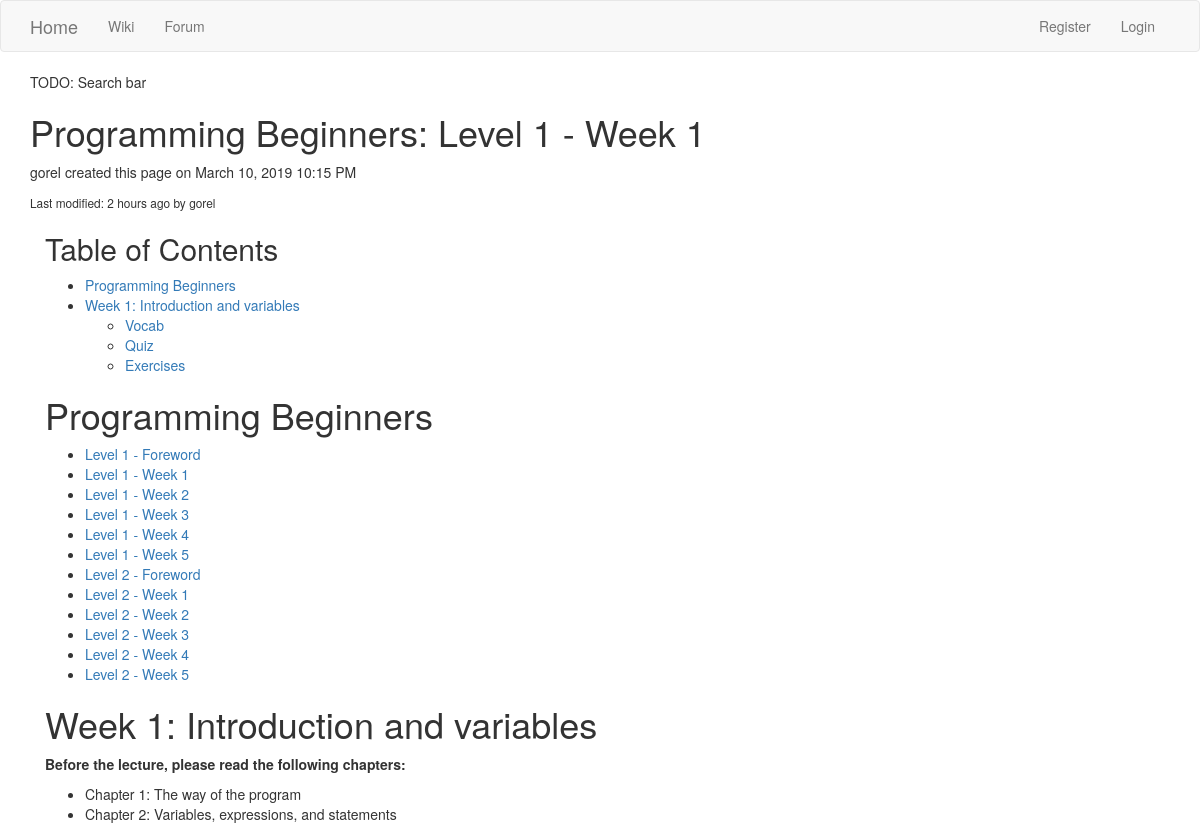
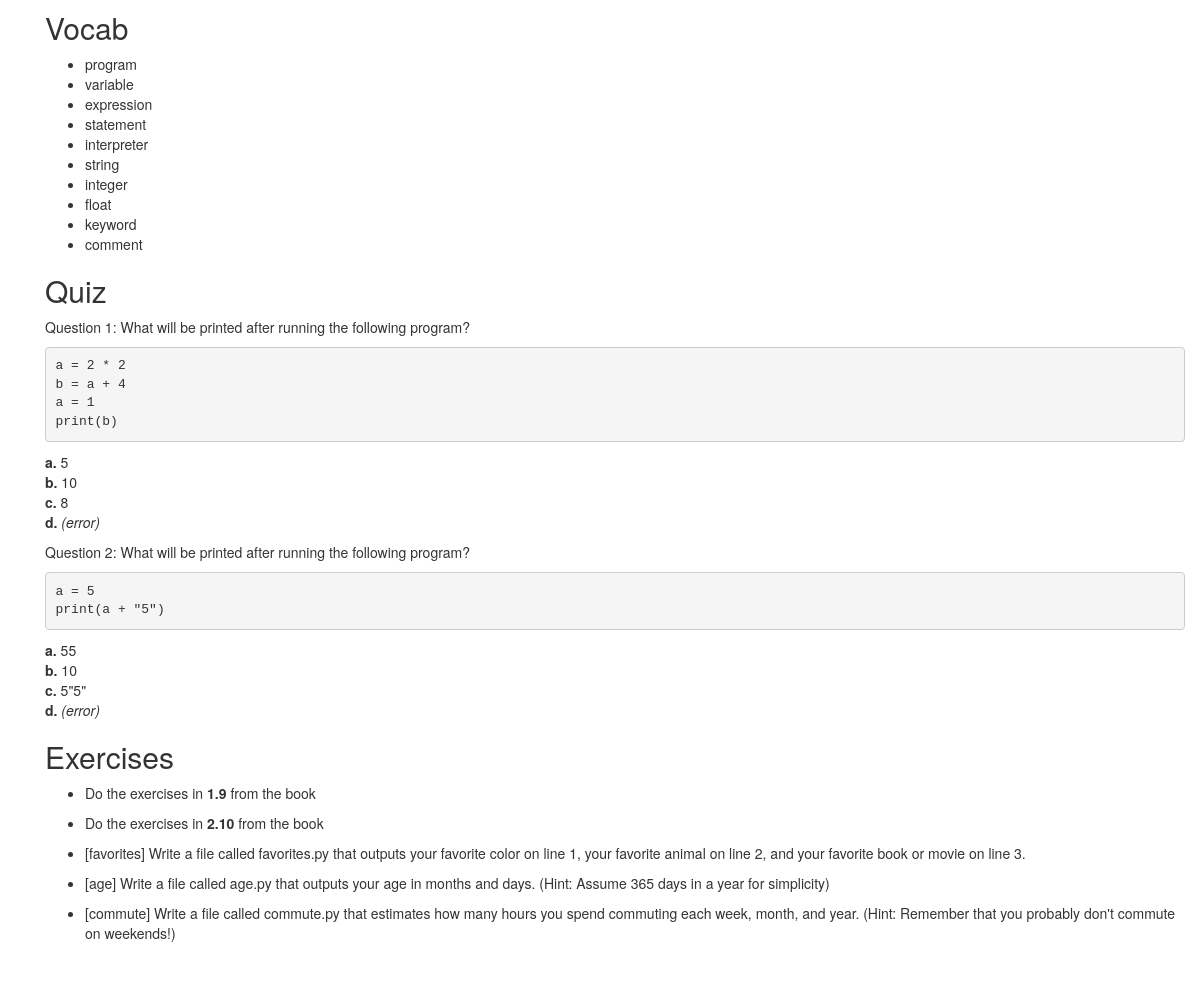
Page /wiki/programming-beginners-level-1-week-1 on the committed database (2 pictures, top to bottom).
### personal_site/wiki/models.py (models this page shows, shortened)
class WikiPage(db.Model):
    id = db.Column(db.Integer, primary_key=True)
    idname = db.Column(db.String(64), index=True, unique=True)
    name = db.Column(db.String(64))
    content = db.Column(db.Text)
    created_at = db.Column(db.DateTime)
    last_modified_at = db.Column(db.DateTime)
    creator_id = db.Column(db.Integer, db.ForeignKey("user.id"))
    creator = db.relationship("User", foreign_keys=[creator_id])
    last_editor_id = db.Column(db.Integer, db.ForeignKey("user.id"))
    last_editor = db.relationship("User", foreign_keys=[last_editor_id])
    views = db.Column(db.Integer)
    @property
    def html(self):
        content_with_toc = "\n".join([
            "<h2>Table of Contents</h2>",
            "[TOC]",
            "",
            self.content,
        ])
        return MD.convert(content_with_toc)
    @classmethod
    def get_by_idname_or_404(cls, idname):
        return cls.query.filter_by(idname=idname).first_or_404()

### personal_site/auth/models.py (models this page shows, shortened)
class User(db.Model, flask_login.UserMixin):
    id = db.Column(db.Integer, primary_key=True)
    username = db.Column(db.String(64))
    email = db.Column(db.String(64), index=True, unique=True)
    pw_hash = db.Column(db.String(64))
    email_verified = db.Column(db.Boolean)
    is_admin = db.Column(db.Boolean)
    pw_reset = db.relationship(PasswordReset, backref="user")

### personal_site/wiki/controllers.py (the view)
@wiki.route("/<page_idname>")
def view(page_idname):
    page = models.WikiPage.get_by_idname_or_404(page_idname)
    page.views += 1
    db.session.commit()
    return flask.render_template("wiki/view.html", page=page)

### personal_site/templates/wiki/view.html (shortened to what this page needs)
{% extends "wiki/base.html" %}
{% block wiki_content %}
    <div class="row">
        <h1>
            {{ page.name }}
        </h1>
        <p>{{ page.creator.username }} created this page on {{ moment(page.created_at).format("LLL") }}</p>
        <small>Last modified: {{ moment(page.last_modified_at).fromNow() }} by {{ page.last_editor.username }}</small>
        <div class="container">
            {{ page.html|safe }}
        </div>
{% endblock %}

### rows in the picture
WikiPage: name "Programming Beginners: Level 1 - Week 1", created_at "March 10, 2019 10:15 PM", last_modified_at "2 hours ago", html "Table of Contents Programming Beginners Week 1: Introduction and variables Vocab Quiz Exercises Programming Beginners Level 1 - Foreword Level 1 - Week 1 Level 1 - Week 2 Level 1 - Week 3 Level 1 - Week 4 Level 1 - Week 5 Level 2 - Foreword Level 2 - Week 1 Level 2 - Week 2 Level 2 - Week 3 Level 2 - Week 4 Level 2 - Week 5 Week 1: Introduction and variables Before the lecture, please read the following chapters: Chapter 1: The way of the program Chapter 2: Variables, expressions, and statements Vocab program variable expression statement interpreter string integer float keyword comment Quiz Question 1: What will be printed after running the following program? a = 2 * 2 b = a + 4 a = 1…"
User: creator.username "gorel", last_editor.username "gorel"
